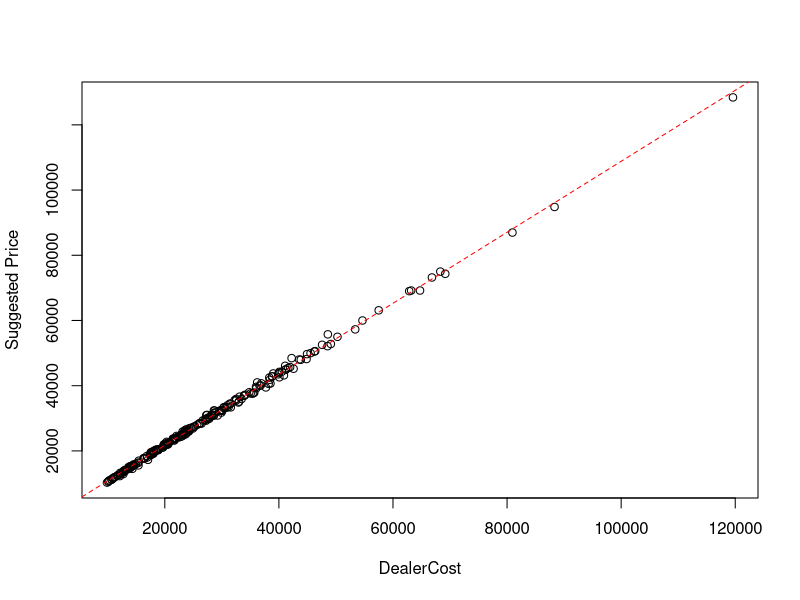
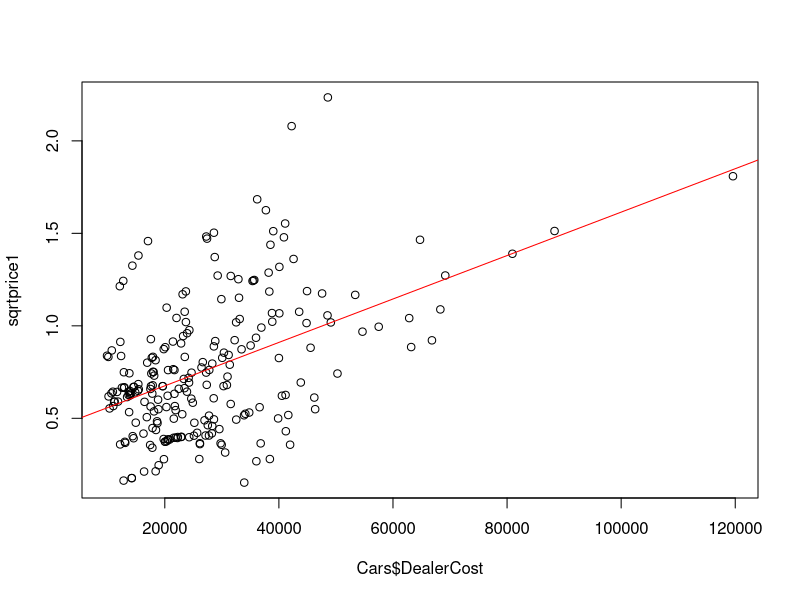
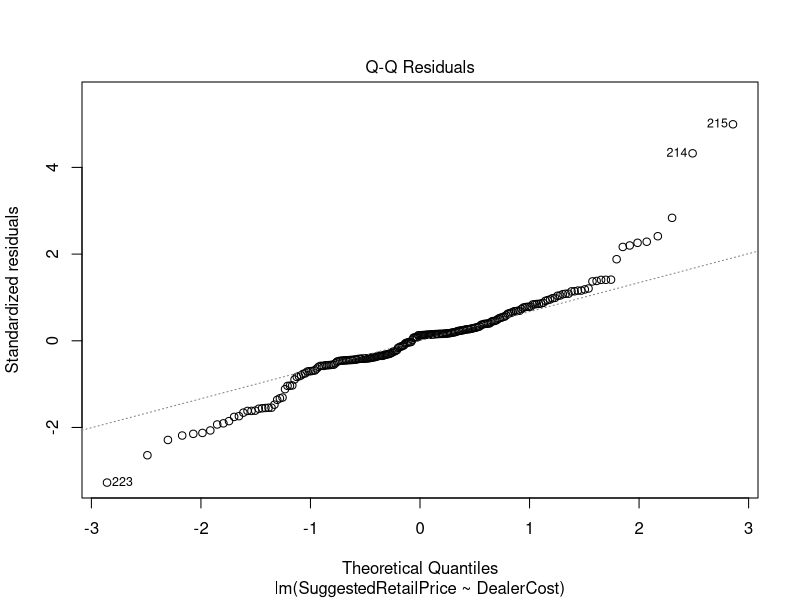
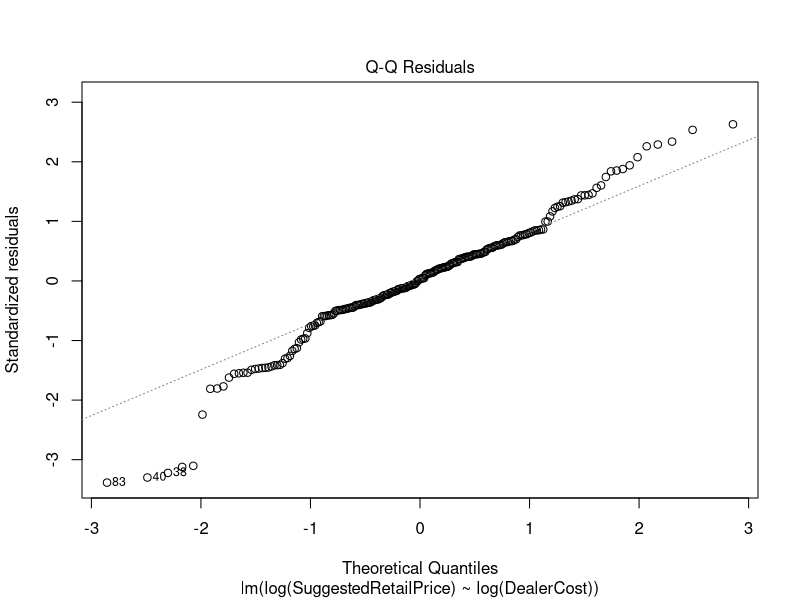

These figures' R source, in order:
## ---- chunk 1
library(readr)
Cars <- read_csv("cars04.csv")
attach(Cars)
View(Cars)
## ---- chunk 2
price1 <- lm(SuggestedRetailPrice~DealerCost)
summary(price1)
## ---- chunk 3
plot(Cars$DealerCost, Cars$SuggestedRetailPrice, xlab = "DealerCost", ylab = "Suggested Price")+abline(price1, col="red", lty=2)
## ---- chunk 4
confint(price1)
## ---- chunk 5
sqrtprice1 <-sqrt(abs(rstandard(price1)))
price_2 <- lm(sqrtprice1~Cars$DealerCost)

summary(price_2)
## ---- chunk 6
plot(Cars$DealerCost,sqrtprice1) + abline(price_2,col="red")
## ---- chunk 7
plot(price1,which=2)

shapiro.test(rstandard(price1))
## ---- chunk 8
price2 <-lm(log(SuggestedRetailPrice) ~ log(DealerCost))
summary(price2)
## ---- chunk 9
exp(predict(price2, newdata=data.frame( DealerCost=c(25000,50000)), interval="prediction",level = 0.95))
## ---- chunk 10
plot(price2,which=2)

shapiro.test(rstandard(price2))
## ---- chunk 11
modelP5 <- lm(HighwayMPG ~ Horsepower+Weight+EngineSize*Cylinders)
summary(modelP5)
